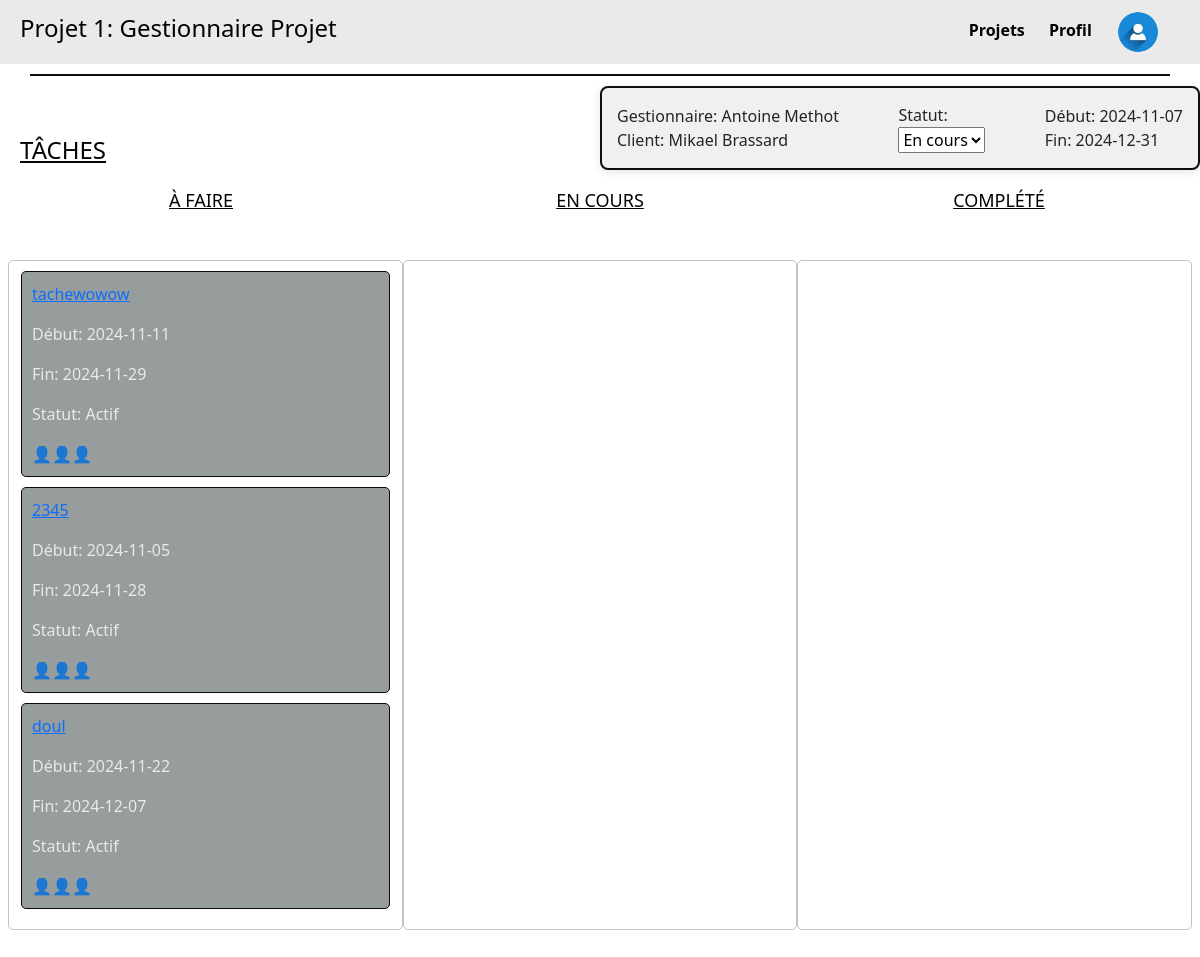
Before: /projet/1 with the older database file.
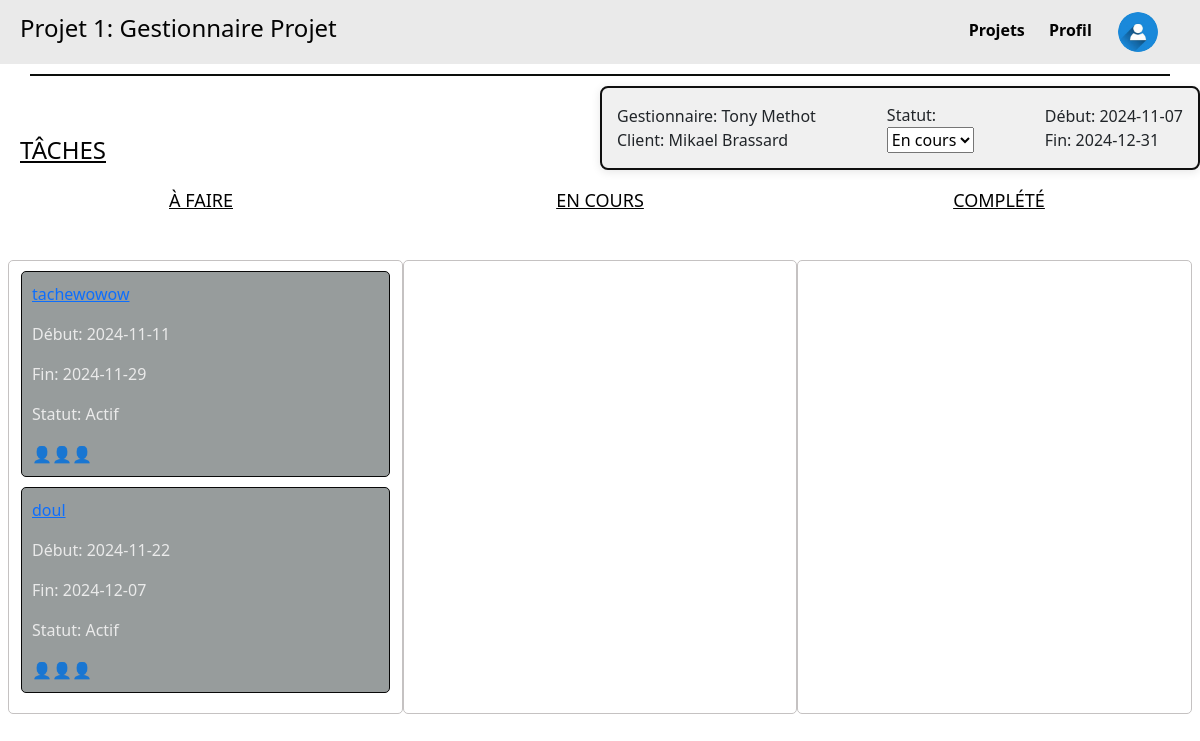
After: the same page with the newer database file.
### tables this page shows
CREATE TABLE Tache_tch (
    tch_id INTEGER PRIMARY KEY,
    tch_proj_id INTEGER NOT NULL,
    tch_etat_etat INTEGER NOT NULL,
    tch_parent INTEGER,
    tch_nom TEXT NOT NULL,
    tch_dateDebut DATE,
    tch_dateFin DATE,
    FOREIGN KEY (tch_proj_id) REFERENCES Projet_proj(proj_id),
    FOREIGN KEY (tch_etat_etat) REFERENCES Etat_etat(etat_id),
    FOREIGN KEY (tch_parent) REFERENCES Tache_tch(tch_id)
);

CREATE TABLE Etat_etat (
    etat_id INTEGER PRIMARY KEY,
    etat_nom TEXT NOT NULL
);

### main.py (the view)
@app.route('/projet/<int:id>', methods=['GET'])
def projet(id):
    projet = get_projet_by_id(id)
    if projet is None:
        return "Project not found", 404  # Or render a custom 404 page
    taches = get_taches_by_project(id)
    return render_template('projet.html', projet=projet, taches=taches)

### main.py (called while the page is built)
def get_taches_by_project(proj_id):
    conn = sqlite3.connect(DB)  # Connect to the database
    cursor = conn.cursor()
    query = """
    SELECT
        Tache_tch.tch_id AS id,
        Tache_tch.tch_proj_id AS projet_id,
        Etat_etat.etat_nom AS statut,  -- Get the status name instead of its ID
        Tache_tch.tch_nom AS nom,
        Tache_tch.tch_dateDebut AS dateDebut,
        Tache_tch.tch_dateFin AS dateFin
    FROM Tache_tch
    LEFT JOIN Etat_etat ON Tache_tch.tch_etat_etat = Etat_etat.etat_id  -- Join with the Etat_etat table
    WHERE Tache_tch.tch_proj_id = ? AND Tache_tch.tch_parent IS NULL;
    """
    cursor.execute(query, (proj_id,))
    taches = cursor.fetchall()
    conn.close()
    return taches

### templates/projet.html (shortened to what this page needs)
<!DOCTYPE html>
<html lang="fr">
  <head>
    <link rel="stylesheet" href="/static/css/style.css" />
    <link
      href="https://cdn.jsdelivr.net/npm/bootstrap@5.3.3/dist/css/bootstrap.min.css"
      rel="stylesheet"
    />
  </head>
  <body>
    <div class="header">
      <h4>{{ projet[4] }}</h4>
      <div class="menu">
        <a href="{{ url_for('listeProjets') }}" class="highlight-link"
          >Projets</a
        >
        <a href="{{ url_for('profil') }}" class="highlight-link">Profil</a>
        <a href="#" class="user-icon">
          <img
            src="../static/images/icon_utiliateur.jpg"
            alt="User Icon"
            width="40"
            height="40"
          />
        </a>
      </div>
    </div>
    <div class="divider"></div>
    <h4 class="taches">TÂCHES</h4>
    <div class="project-details">
      <div class="part1">
        <p>Gestionnaire: {{ projet[8] }}</p>
        <p>Client: {{ projet[7] }}</p>
      </div>
      <div class="part2">
        <label for="status">Statut:</label>
        <select id="status">
          <option value="en_cours">En cours</option>
        </select>
      </div>
      <div class="part3">
        <p>Début: {{ projet[5] }}</p>
        <p>Fin: {{ projet[6] }}</p>
      </div>
    </div>
    <div class="task-status">
      <h4 class="A_faire">À FAIRE</h4>
      <h4 class="en_cours">EN COURS</h4>
      <h4 class="complete">COMPLÉTÉ</h4>
    </div>
    <div class="tasks-container row">
      <div
        class="column col-12 col-md-4"
        ondrop="drop(event)"
        ondragover="allowDrop(event)"
      >
        {% for tache in taches %}
        <div
          class="task"
          id="task{{ tache[0] }}"
          draggable="true"
          ondragstart="drag(event)"
        >
          <a href="{{ url_for('tache', proj_id=projet[0], task_id=tache[0]) }}">
            <p>{{ tache[3] }}</p>
          </a>
          <p>Début: {{ tache[4] }}</p>
          <p>Fin: {{ tache[5] }}</p>
          <p>Statut: {{ tache[2] }}</p>
          <div class="icons">👤👤👤</div>
        </div>
        {% endfor %}
      </div>
      <div
        class="column col-12 col-md-4"
        ondrop="drop(event)"
        ondragover="allowDrop(event)"
      >
      </div>
      <div
        class="column col-12 col-md-4"
        ondrop="drop(event)"
        ondragover="allowDrop(event)"
      >
      </div>
    </div>
  </body>
</html>

Changed rows visible on the page:
removed Tache_tch: tch_nom "2345", tch_dateDebut "2024-11-05", tch_dateFin "2024-11-28", etat_nom "Actif"
Other visible differences:
{{ projet[8] }}: "Antoine Methot" → "Tony Methot"
